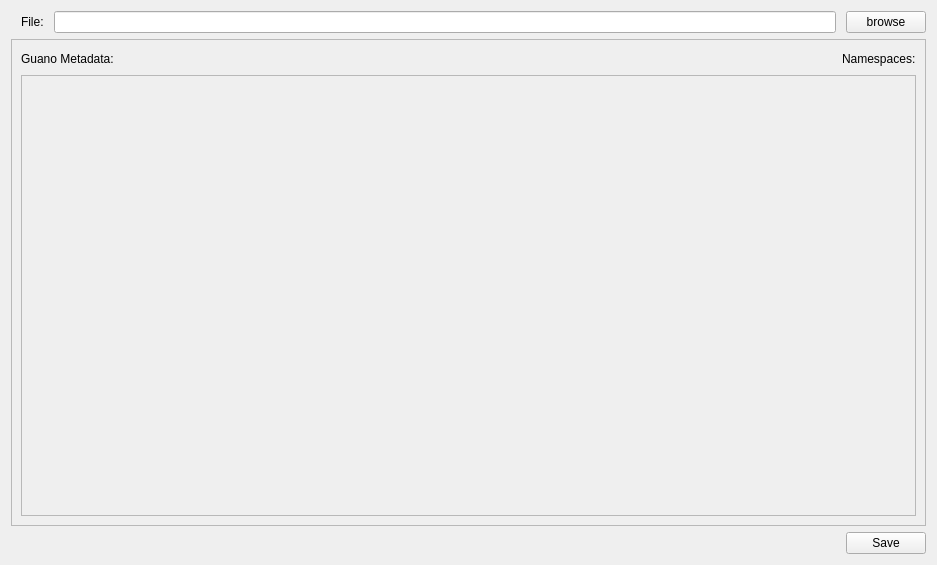
<?xml version="1.0" encoding="UTF-8"?>
<ui version="4.0">
 <class>Form</class>
 <widget class="QWidget" name="Form">
  <property name="geometry">
   <rect>
    <x>0</x>
    <y>0</y>
    <width>937</width>
    <height>565</height>
   </rect>
  </property>
  <property name="windowTitle">
   <string>Form</string>
  </property>
  <layout class="QVBoxLayout" name="verticalLayout_2">
   <item>
    <layout class="QHBoxLayout" name="horizontalLayout">
     <property name="spacing">
      <number>10</number>
     </property>
     <property name="leftMargin">
      <number>10</number>
     </property>
     <item>
      <widget class="QLabel" name="label">
       <property name="text">
        <string>File:</string>
       </property>
      </widget>
     </item>
     <item>
      <widget class="QLineEdit" name="file_name"/>
     </item>
     <item>
      <widget class="QPushButton" name="btn_browse">
       <property name="text">
        <string>browse</string>
       </property>
      </widget>
     </item>
    </layout>
   </item>
   <item>
    <widget class="QScrollArea" name="scrollArea">
     <property name="widgetResizable">
      <bool>true</bool>
     </property>
     <widget class="QWidget" name="scrollAreaWidgetContents">
      <property name="geometry">
       <rect>
        <x>0</x>
        <y>0</y>
        <width>917</width>
        <height>483</height>
       </rect>
      </property>
      <layout class="QVBoxLayout" name="verticalLayout">
       <item>
        <layout class="QHBoxLayout" name="header_layout">
         <item>
          <widget class="QLabel" name="label_2">
           <property name="text">
            <string>Guano Metadata:</string>
           </property>
          </widget>
         </item>
         <item>
          <spacer name="horizontalSpacer_3">
           <property name="orientation">
            <enum>Qt::Horizontal</enum>
           </property>
           <property name="sizeHint" stdset="0">
            <size>
             <width>40</width>
             <height>20</height>
            </size>
           </property>
          </spacer>
         </item>
         <item>
          <widget class="QLabel" name="lbl_namespaces">
           <property name="sizePolicy">
            <sizepolicy hsizetype="Preferred" vsizetype="Ignored">
             <horstretch>0</horstretch>
             <verstretch>0</verstretch>
            </sizepolicy>
           </property>
           <property name="text">
            <string>Namespaces:</string>
           </property>
          </widget>
         </item>
        </layout>
       </item>
       <item>
        <widget class="QScrollArea" name="namespace_list">
         <property name="widgetResizable">
          <bool>true</bool>
         </property>
         <widget class="QWidget" name="scrollAreaWidgetContents_2">
          <property name="geometry">
           <rect>
            <x>0</x>
            <y>0</y>
            <width>897</width>
            <height>435</height>
           </rect>
          </property>
          <layout class="QVBoxLayout" name="verticalLayout_3">
           <item>
            <spacer name="verticalSpacer">
             <property name="orientation">
              <enum>Qt::Vertical</enum>
             </property>
             <property name="sizeHint" stdset="0">
              <size>
               <width>20</width>
               <height>414</height>
              </size>
             </property>
            </spacer>
           </item>
          </layout>
         </widget>
        </widget>
       </item>
      </layout>
     </widget>
    </widget>
   </item>
   <item>
    <layout class="QHBoxLayout" name="horizontalLayout_2">
     <item>
      <spacer name="horizontalSpacer_5">
       <property name="orientation">
        <enum>Qt::Horizontal</enum>
       </property>
       <property name="sizeHint" stdset="0">
        <size>
         <width>40</width>
         <height>20</height>
        </size>
       </property>
      </spacer>
     </item>
     <item>
      <widget class="QPushButton" name="btn_save">
       <property name="text">
        <string>Save</string>
       </property>
      </widget>
     </item>
    </layout>
   </item>
  </layout>
 </widget>
 <resources/>
 <connections/>
</ui>
